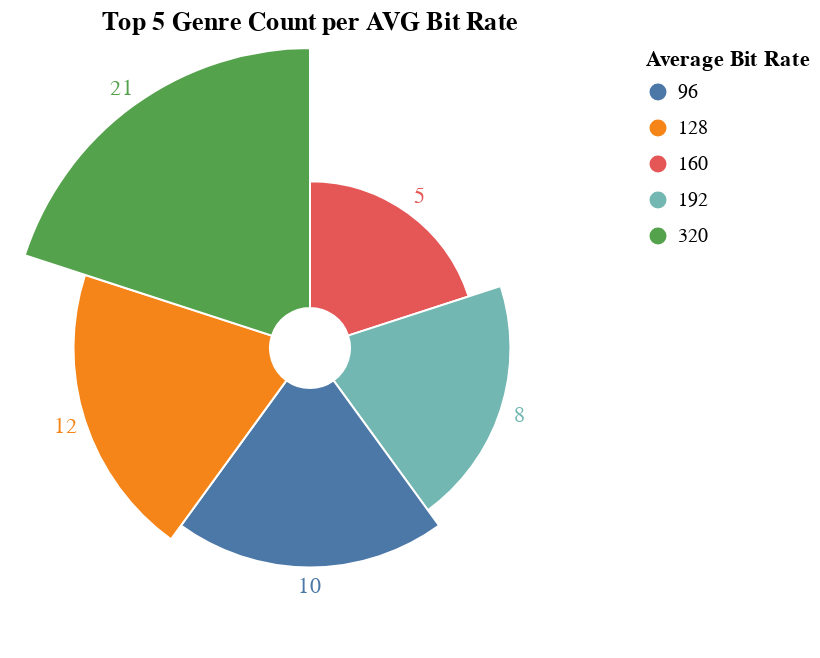

The cell this chart's notebook holds for it:
### Markdown cell above
Now let's plot them using an Altair Radial chart.

### Code cell
base = alt.Chart(top_5_bitrates_per_genre, title="Top 5 Genre Count per AVG Bit Rate").encode(
    alt.Theta("Average Bit Rate:N").sort([160.0, 192.0, 96.0, 128.0, 320.0]),
    alt.Radius("Genre").scale(type="sqrt", rangeMin=20),
    color="Average Bit Rate:N",
)

c1 = base.mark_arc(innerRadius=20, stroke="#fff")

c2 = base.mark_text(radiusOffset=10).encode(text="Genre")

c1 + c2

### Figure 1 — Vega-Lite specification as saved in the notebook (floating-point values rounded to 4 significant figures)
{"config": {"view": {"continuousWidth": 300, "continuousHeight": 300}}, "layer": [{"mark": {"type": "arc", "innerRadius": 20, "stroke": "#fff"}, "encoding": {"color": {"field": "Average Bit Rate", "type": "nominal"}, "radius": {"field": "Genre", "scale": {"type": "sqrt", "rangeMin": 20}, "type": "quantitative"}, "theta": {"field": "Average Bit Rate", "sort": [160.0, 192.0, 96.0, 128.0, 320.0], "type": "nominal"}}, "title": "Top 5 Genre Count per AVG Bit Rate"}, {"mark": {"type": "text", "radiusOffset": 10}, "encoding": {"color": {"field": "Average Bit Rate", "type": "nominal"}, "radius": {"field": "Genre", "scale": {"type": "sqrt", "rangeMin": 20}, "type": "quantitative"}, "text": {"field": "Genre", "type": "quantitative"}, "theta": {"field": "Average Bit Rate", "sort": [160.0, 192.0, 96.0, 128.0, 320.0], "type": "nominal"}}, "title": "Top 5 Genre Count per AVG Bit Rate"}], "data": {"name": "data-06a39552aa94d4ffebcbded2ceccb5b9"}, "$schema": "https://vega.github.io/schema/vega-lite/v5.14.1.json", "datasets": {"data-06a39552aa94d4ffebcbded2ceccb5b9": [{"Average Bit Rate": 160.0, "Genre": 5}, {"Average Bit Rate": 192.0, "Genre": 8}, {"Average Bit Rate": 96.0, "Genre": 10}, {"Average Bit Rate": 128.0, "Genre": 12}, {"Average Bit Rate": 320.0, "Genre": 21}]}}
